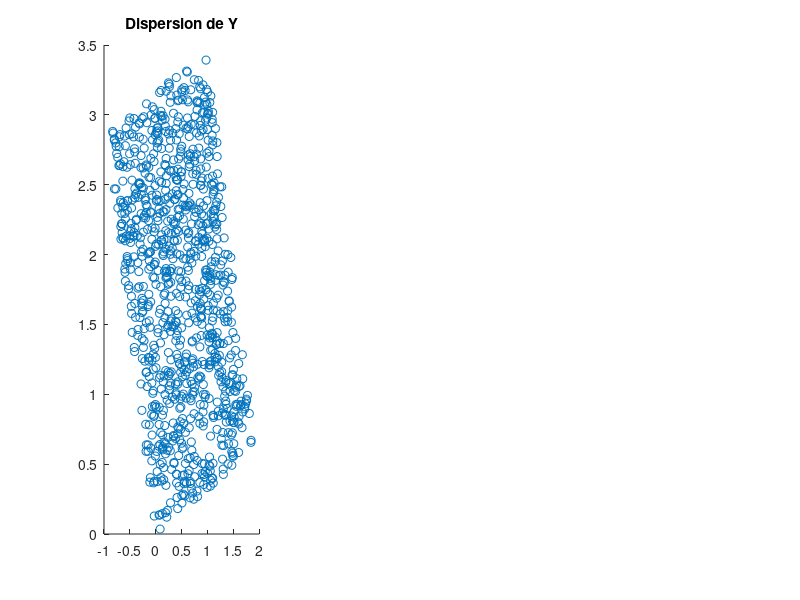

Write the MATLAB code that produced this figure. (Note: this script raises an error after producing the figure.)
close all
clear all

n = 1000;

X1 = unifrnd(0,2,1,n);
X2 = unifrnd(0,3,1,n);

X = [X1; X2];

tita = pi/10;

R = [cos(tita) -sin(tita); 
    sin(tita) cos(tita)];

Y = R*X;



correlacionX = corrcoef(X1, X2);
correlacionY = corrcoef(Y(1,:), Y(2,:));

muXestimada = mean(X, 2);
muYestimada = mean(Y, 2);


Cx = (X - muXestimada) * (X - muXestimada)' / (n - 1);
Cy = (Y - muYestimada) * (Y - muYestimada)' / (n - 1);

%repita para tita = pi/4

tita2 = pi/4;

R2 = [cos(tita2) -sin(tita2); 
    sin(tita2) cos(tita2)];

Y2 = R2*X;


correlacionY2 = corrcoef(Y2(1,:), Y2(2,:));

muYestimada2 = mean(Y2, 2);

Cy2 = (Y2 - muYestimada2) * (Y2 - muYestimada2)' / (n - 1);

figure()
subplot(1,3,1);
scatter(Y(1,:), Y(2,:));
title('Dispersion de Y');
subtitle('Correlacion de Y: ' + string(correlacionY(1,2)));
axis([-2 3 -1 4]);

subplot(1,3,2);
scatter(Y2(1,:), Y2(2,:));
title('Dispersion de Y2');
subtitle('Correlacion de Y2: ' + string(correlacionY2(1,2)));
axis([-2 3 -1 4]);

subplot(1,3,3);
scatter(X1, X2);
title('Dispersion de X');
subtitle('Correlacion de X: ' + string(correlacionX(1,2)));
axis([-2 3 -1 4]);
